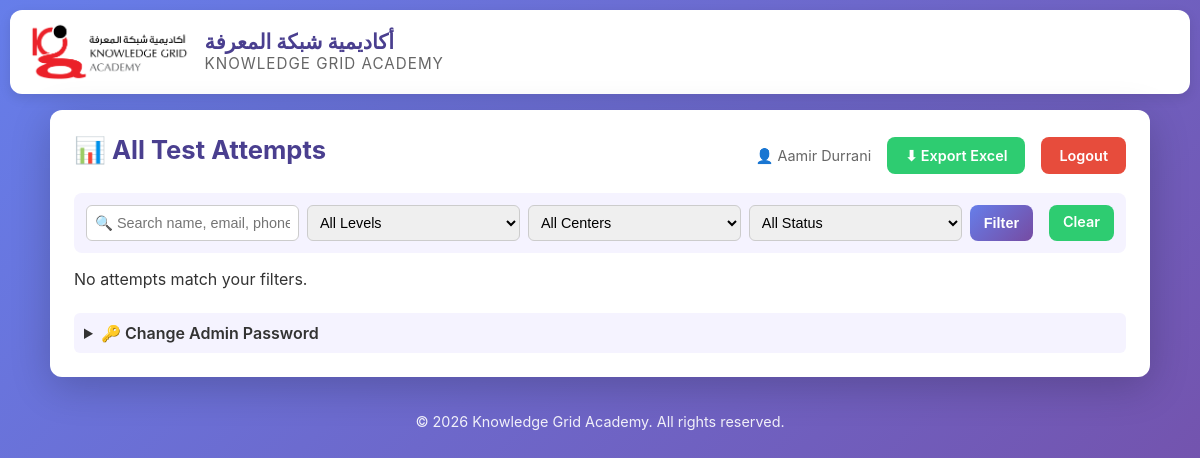
/admin (signed in), run on an earlier commit of the app's database.
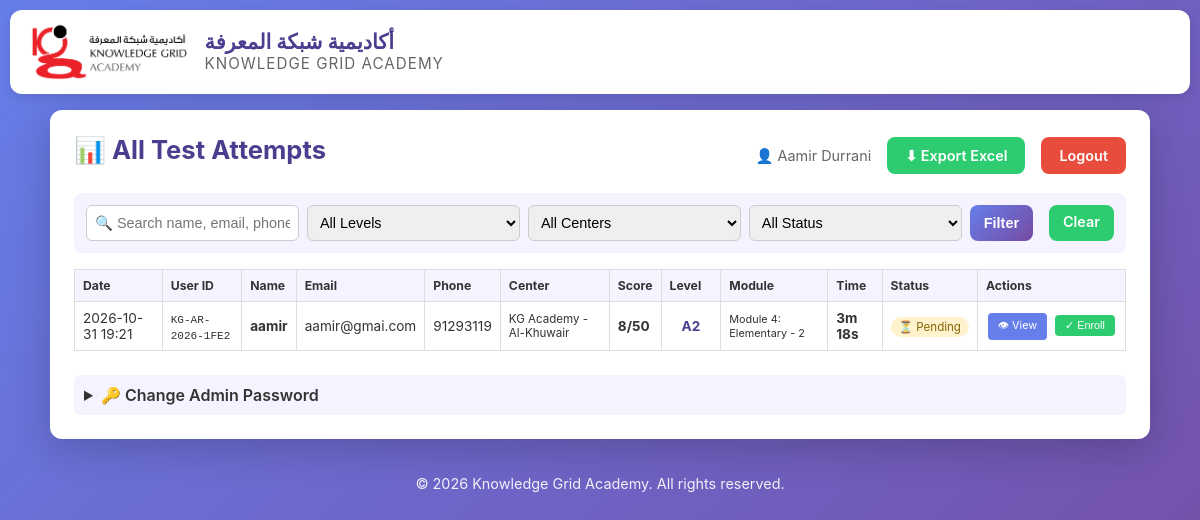
And on a later commit of the database.
### tables this page shows
CREATE TABLE attempts (
        id INTEGER PRIMARY KEY AUTOINCREMENT, user_id TEXT NOT NULL, user_name TEXT NOT NULL,
        user_email TEXT NOT NULL, user_phone TEXT NOT NULL, center TEXT NOT NULL,
        total_score INTEGER NOT NULL, cefr_level TEXT NOT NULL, module_assigned TEXT NOT NULL,
        section1_score INTEGER, section2_score INTEGER, section3_score INTEGER, section4_score INTEGER,
        answers TEXT, enrolled INTEGER DEFAULT 0, started_at TIMESTAMP, time_taken_seconds INTEGER,
        completed_at TIMESTAMP DEFAULT CURRENT_TIMESTAMP);

### app.py (the view)
@app.route("/admin")
@admin_required
def admin():
    conn = get_db()
    attempts = conn.execute("SELECT * FROM attempts ORDER BY completed_at DESC").fetchall()
    conn.close()
    return render_template("admin.html", attempts=[dict(a) for a in attempts], centers=CENTERS)

### app.py (called while the page is built)
def get_db():
    conn = sqlite3.connect(DB_PATH)
    conn.row_factory = sqlite3.Row
    return conn

@app.template_filter('format_time')
def format_time_filter(seconds):
    if not seconds: return "-"
    m, s = divmod(int(seconds), 60)
    h, m = divmod(m, 60)
    return f"{h}h {m}m" if h > 0 else f"{m}m {s}s"

def admin_required(f):
    from functools import wraps
    @wraps(f)
    def decorated(*args, **kwargs):
        if "admin_email" not in session: return redirect(url_for("admin_login"))
        return f(*args, **kwargs)
    return decorated

### templates/admin.html (shortened to what this page needs)
{% extends "base.html" %}
{% block content %}
<div class="card admin-card">
    <div class="admin-top">
        <h1>📊 All Test Attempts</h1>
        <div class="admin-actions">
            <span class="admin-user">👤 {{ session.admin_name }}</span>
            <a href="{{ url_for('export_excel') }}" class="btn-secondary">⬇ Export Excel</a>
            <a href="{{ url_for('admin_logout') }}" class="btn-danger">Logout</a>
        </div>
    </div>
    <form method="GET" action="{{ url_for('admin') }}" class="filter-form">
        <input type="text" name="search" placeholder="🔍 Search name, email, phone, ID..." value="{{ search }}">
        <select name="level">
            <option value="">All Levels</option>
        </select>
        <select name="center">
            <option value="">All Centers</option>
        </select>
        <select name="enrolled">
            <option value="">All Status</option>
        </select>
        <button type="submit" class="btn-primary">Filter</button>
        <a href="{{ url_for('admin') }}" class="btn-secondary">Clear</a>
    </form>
    {% if attempts %}
    <div class="table-scroll">
        <table class="admin-table">
            <thead>
                <tr>
                    <th>Date</th><th>User ID</th><th>Name</th><th>Email</th><th>Phone</th>
                    <th>Center</th><th>Score</th><th>Level</th><th>Module</th><th>Time</th><th>Status</th><th>Actions</th>
                </tr>
            </thead>
            <tbody>
                {% for a in attempts %}
                <tr>
                    <td>{{ a.completed_at[:16].replace('T',' ') }}</td>
                    <td><code>{{ a.user_id }}</code></td>
                    <td><strong>{{ a.user_name }}</strong></td>
                    <td>{{ a.user_email }}</td>
                    <td>{{ a.user_phone }}</td>
                    <td class="center-cell">{{ a.center }}</td>
                    <td><strong>{{ a.total_score }}/50</strong></td>
                    <td><span class="level-badge">{{ a.cefr_level }}</span></td>
                    <td class="module-cell">{{ a.module_assigned }}</td>
                    <td><strong>{{ a.time_taken_seconds | format_time }}</strong></td>
                    <td>
                        {% if a.enrolled %}
                            <span class="status enrolled">✅ Enrolled</span>
                        {% else %}
                            <span class="status pending">⏳ Pending</span>
                        {% endif %}
                    </td>
                    <td class="action-cell">
                        <a href="{{ url_for('view_attempt', attempt_id=a.id) }}" class="btn-small">👁 View</a>
                        {% if not a.enrolled %}
                        <form method="POST" action="{{ url_for('enroll_student', attempt_id=a.id) }}" style="display:inline">
                            <button type="submit" class="btn-small btn-enroll" onclick="return confirm('Confirm enrollment for {{ a.user_name }}?')">✓ Enroll</button>
                        </form>
                        {% endif %}
                    </td>
                </tr>
                {% endfor %}
            </tbody>
        </table>
    </div>
    {% else %}
    <p class="no-data">No attempts match your filters.</p>
    {% endif %}
    <details class="change-pw">
        <summary>🔑 Change Admin Password</summary>
    </details>
</div>
{% endblock %}

### templates/base.html (shortened to what this page needs)
<!DOCTYPE html>
<html lang="en">
<head>
    <link rel="stylesheet" href="{{ url_for('static', filename='style.css') }}">
</head>
<body>
    <header class="site-header">
        <div class="logo-wrap">
            <img src="{{ url_for('static', filename='kg-logo.png') }}" alt="Knowledge Grid Academy" class="kg-logo">
            <div class="logo-text">
                <div class="logo-ar">أكاديمية شبكة المعرفة</div>
                <div class="logo-en">KNOWLEDGE GRID ACADEMY</div>
            </div>
        </div>
    </header>
    <div class="container">
        {% block content %}{% endblock %}
    </div>
    <footer class="site-footer">
        © 2026 Knowledge Grid Academy. All rights reserved.
    </footer>
</body>
</html>

### static/style.css (style rules this page uses)
* { box-sizing: border-box; margin: 0; padding: 0; }
body { font-family: -apple-system, BlinkMacSystemFont, "Segoe UI", Roboto, sans-serif; background: linear-gradient(135deg, #667eea 0%, #764ba2 100%); min-height: 100vh; padding: 10px; color: #333; }
.container { max-width: 1100px; margin: 0 auto; }
.site-header { background: #fff; border-radius: 12px; padding: 12px 20px; margin-bottom: 16px; box-shadow: 0 4px 12px rgba(0,0,0,0.1); }
.logo-wrap { display: flex; align-items: center; gap: 16px; }
.kg-logo { height: 60px; width: auto; }
.logo-text { line-height: 1.2; }
.logo-ar { font-size: 1.3em; font-weight: 700; color: #4a3f8f; }
.logo-en { font-size: 0.95em; color: #666; letter-spacing: 1px; }
.card { background: #fff; border-radius: 12px; padding: 24px; box-shadow: 0 10px 40px rgba(0,0,0,0.2); margin-bottom: 20px; }
h1 { color: #4a3f8f; margin-bottom: 12px; font-size: 1.6em; }
.btn-primary { display: inline-block; background: linear-gradient(135deg, #667eea, #764ba2); color: #fff; border: none; padding: 10px 22px; font-size: 0.95em; font-weight: 600; border-radius: 8px; cursor: pointer; margin-top: 16px; text-decoration: none; transition: transform 0.2s; }
.btn-secondary { display: inline-block; background: #2ecc71; color: #fff; border: none; padding: 10px 18px; font-size: 0.9em; font-weight: 600; border-radius: 8px; cursor: pointer; text-decoration: none; margin-left: 8px; }
.btn-danger { display: inline-block; background: #e74c3c; color: #fff; border: none; padding: 10px 18px; font-size: 0.9em; font-weight: 600; border-radius: 8px; cursor: pointer; text-decoration: none; margin-left: 8px; }
.level-badge { background: #fff; color: #4a3f8f; padding: 4px 12px; border-radius: 20px; font-weight: 700; }
.admin-top { display: flex; justify-content: space-between; align-items: center; flex-wrap: wrap; gap: 10px; margin-bottom: 16px; }
.admin-actions { display: flex; align-items: center; gap: 8px; flex-wrap: wrap; }
.admin-user { font-size: 0.9em; color: #666; }
.filter-form { display: flex; gap: 8px; flex-wrap: wrap; margin-bottom: 16px; padding: 12px; background: #f5f3ff; border-radius: 8px; }
.filter-form input, .filter-form select { flex: 1; min-width: 140px; padding: 8px; border: 1px solid #ccc; border-radius: 6px; font-size: 0.9em; }
.filter-form .btn-primary, .filter-form .btn-secondary { margin-top: 0; padding: 8px 14px; font-size: 0.9em; }
.table-scroll { overflow-x: auto; -webkit-overflow-scrolling: touch; }
.admin-table { width: 100%; border-collapse: collapse; font-size: 0.85em; min-width: 900px; }
.admin-table th, .admin-table td { padding: 8px; border: 1px solid #ddd; text-align: left; vertical-align: middle; }
.admin-table th { background: #f5f3ff; font-size: 0.9em; }
.admin-table .center-cell { font-size: 0.85em; }
.admin-table .module-cell { font-size: 0.8em; }
.status { padding: 3px 8px; border-radius: 12px; font-size: 0.85em; white-space: nowrap; }
.status.pending { background: #fff3cd; color: #856404; }
.action-cell { white-space: nowrap; }
.btn-small { display: inline-block; padding: 4px 10px; font-size: 0.8em; background: #667eea; color: #fff; border: none; border-radius: 4px; cursor: pointer; text-decoration: none; margin: 2px; }
.btn-enroll { background: #2ecc71; }
.change-pw { margin-top: 24px; }
.change-pw summary { cursor: pointer; font-weight: 600; padding: 10px; background: #f5f3ff; border-radius: 6px; }
.site-footer { text-align: center; color: #fff; padding: 16px; font-size: 0.9em; opacity: 0.9; }

What changed in the data, as far as the page shows it:
added attempts: completed_at "2026-10-31 19:21", user_id "KG-AR-2026-1FE2", user_name "aamir", user_email "aamir@gmai.com", user_phone "91293119", center "KG Academy - Al-Khuwair", total_score "8", cefr_level "A2", module_assigned "Module 4: Elementary - 2", time_taken_seconds "3m 18s", enrolled "⏳ Pending"
Also different on the page:
text no longer shown: "No attempts match your filters."
text now shown: "Date User ID Name Email Phone Center Score Level Module Time Status Actions"
